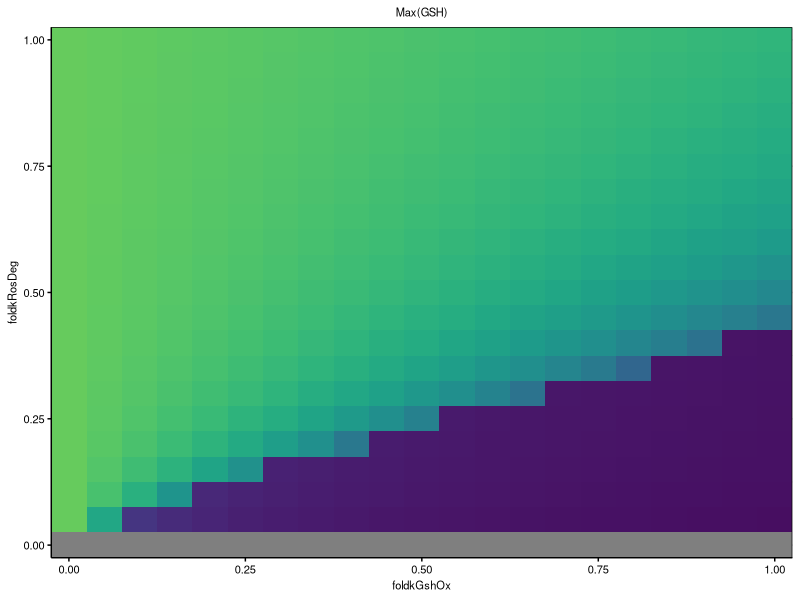
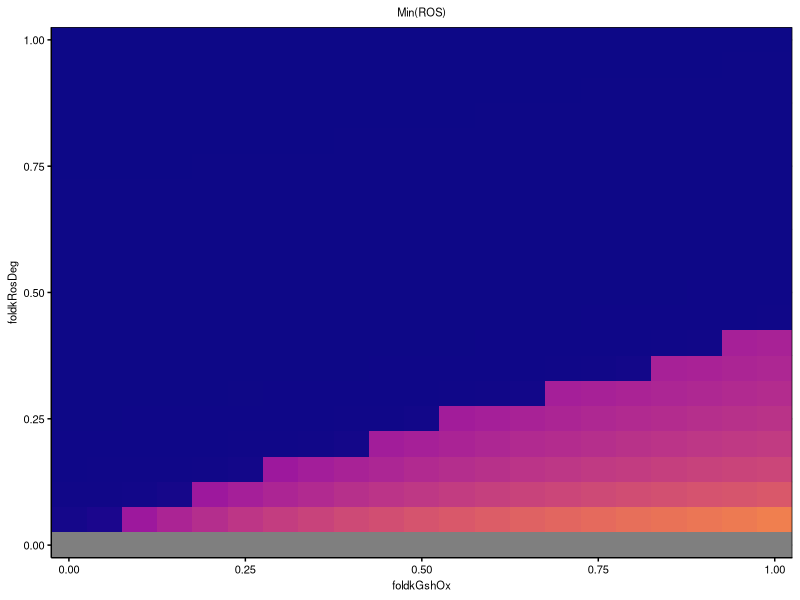
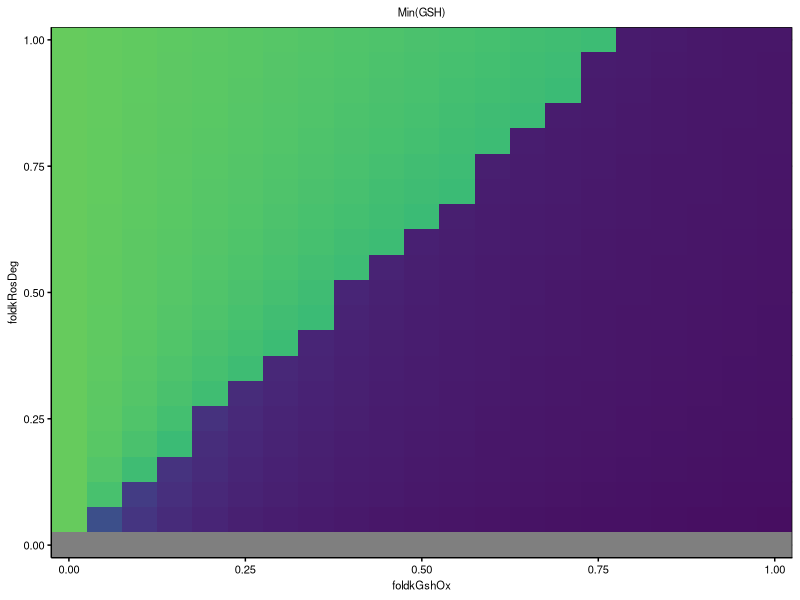
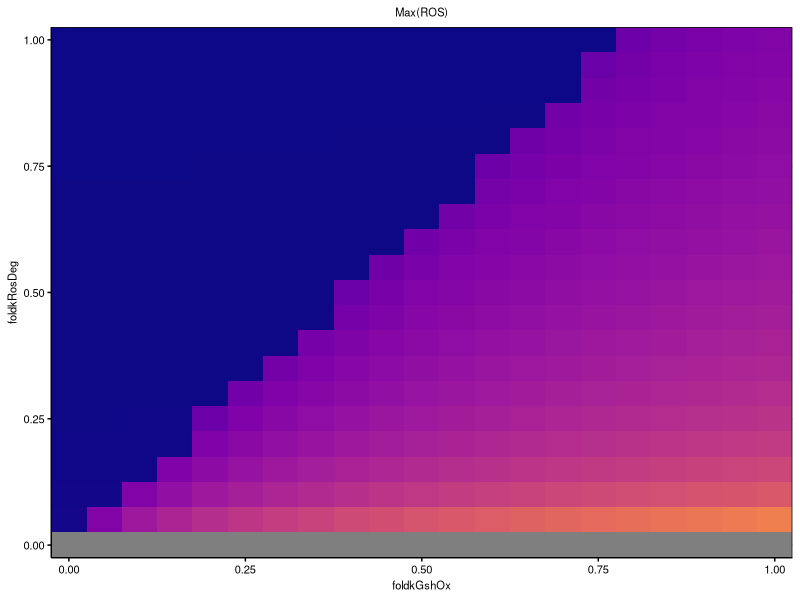
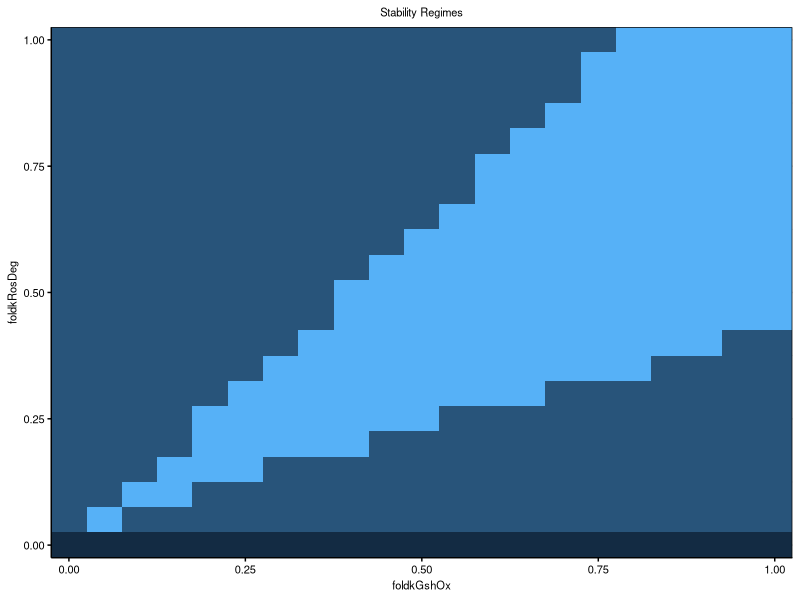
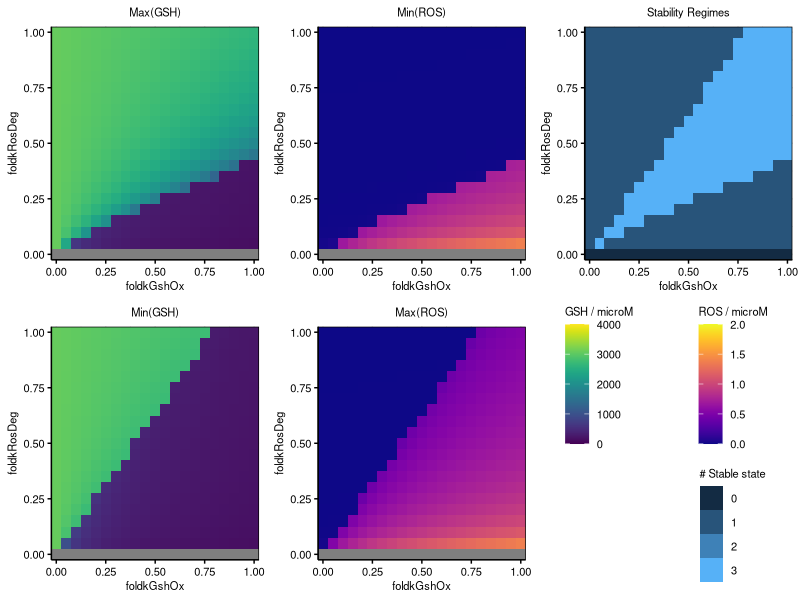

Here is the R script that generated these plots, in order:
##### read data
#### set working directory
setwd("D:/Lab_SHC_files/ROS_model/008_afterChiaChouMod/003_fig3")

#### read data
sol <- read.table("ROS_v5_BifurcationGshRosFeedback_solve_1_out.txt", header = TRUE, sep = "\t") 

#### make numeric key data
sol$gshmax <- as.numeric(sol$gshmax)
sol$gshmin <- as.numeric(sol$gshmin)
sol$rosmax <- as.numeric(sol$rosmax)
sol$rosmin <- as.numeric(sol$rosmin)

##### libraries
library("ggplot2")
library("cowplot")
library("viridis")

##### plot themes
gtheme <- theme(
	axis.line = element_line(color = "black"), 
	axis.ticks = element_line(color = "black"), 
	axis.text = element_text(color = "black", size = 8), 
	axis.title = element_text(color = "black", size = 8), 
	legend.key = element_rect(fill = "white"), 
	legend.text = element_text(color = "black", size = 8), 
	legend.title = element_text(color = "black", size = 8), 
	panel.grid.major = element_line(color = "grey"), 
	panel.grid.minor = element_line(color = "grey"), 
	panel.background = element_rect(fill = "white"), 
	panel.border = element_rect(fill = NA, color = "black"), 
	plot.title = element_text(color = "black", size = 8, hjust = 0.5),
	strip.background = element_rect(colour = "black", fill = "white"),
	strip.text.x = element_text(color = "black", size = 8),
	strip.text.y = element_text(color = "black", size = 8))

##### plot
#### high GSH, low ROS
### GSH
p1a <- ggplot(data = sol, aes(x = foldkGshOx, y = foldkRosDeg, fill = gshmax)) 
p1b <- p1a + geom_tile()
p1c <- p1b + scale_x_continuous(name = "foldkGshOx", expand = c(0, 0)) + scale_y_continuous(expand = c(0, 0), name = "foldkRosDeg") + scale_fill_viridis(name = "GSH / microM", limits = c(0, 4000))
p1d <- p1c + gtheme + labs(title = "Max(GSH)")
p1e <- p1d + theme(legend.position = "none")
p1e

leg1 <- get_legend(p1d)

### ROS
p2a <- ggplot(data = sol, aes(x = foldkGshOx, y = foldkRosDeg, fill = rosmin)) 
p2b <- p2a + geom_tile()
p2c <- p2b + scale_x_continuous(name = "foldkGshOx", expand = c(0, 0)) + scale_y_continuous(expand = c(0, 0), name = "foldkRosDeg") + scale_fill_viridis(name = "ROS / microM", limits = c(0, 2), option = "plasma")
p2d <- p2c + gtheme + labs(title = "Min(ROS)")
p2e <- p2d + theme(legend.position = "none")
p2e

leg2 <- get_legend(p2d)

#### low GSH, high ROS
### GSH
p3a <- ggplot(data = sol, aes(x = foldkGshOx, y = foldkRosDeg, fill = gshmin)) 
p3b <- p3a + geom_tile()
p3c <- p3b + scale_x_continuous(name = "foldkGshOx", expand = c(0, 0)) + scale_y_continuous(expand = c(0, 0), name = "foldkRosDeg") + scale_fill_viridis(name = "GSH / microM", limits = c(0, 4000))
p3d <- p3c + gtheme + labs(title = "Min(GSH)")
p3e <- p3d + theme(legend.position = "none")
p3e

### ROS
p4a <- ggplot(data = sol, aes(x = foldkGshOx, y = foldkRosDeg, fill = rosmax)) 
p4b <- p4a + geom_tile()
p4c <- p4b + scale_x_continuous(name = "foldkGshOx", expand = c(0, 0)) + scale_y_continuous(expand = c(0, 0), name = "foldkRosDeg") + scale_fill_viridis(name = "ROS / microM", limits = c(0, 2), option = "plasma")
p4d <- p4c + gtheme + labs(title = "Max(ROS)")
p4e <- p4d + theme(legend.position = "none")
p4e

#### number of stable state
p5a <- ggplot(data = sol, aes(x = foldkGshOx, y = foldkRosDeg, fill = nStableState)) 
p5b <- p5a + geom_tile()
p5c <- p5b + scale_x_continuous(name = "foldkGshOx", expand = c(0, 0)) + scale_y_continuous(expand = c(0, 0), name = "foldkRosDeg") + scale_fill_gradient(name = "# Stable state", guide = "legend", limits = c(0, 3))
p5d <- p5c + gtheme + labs(title = "Stability Regimes")
p5e <- p5d + theme(legend.position = "none")
p5e

leg3 <- get_legend(p5d)

#### assemble subplots
ap1a <- plot_grid(p1e, p2e, p5e, nrow = 1)
ap1b <- plot_grid(leg1, leg2, NULL, leg3)
ap1c <- plot_grid(p3e, p4e, ap1b, nrow = 1)
ap1d <- plot_grid(ap1a, ap1c, ncol = 1)
ap1d

ggsave2("ROS_v5_BifurcationGshRosFeedback_solve_1.pdf", width = 5.4, height = 3.6, units = "in")
